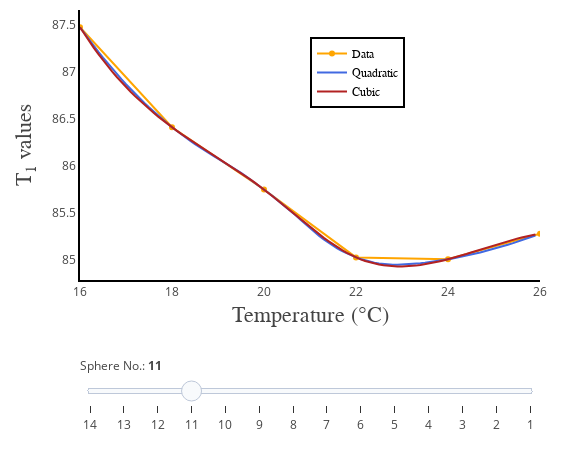

This figure's notebook cell:
### Code cell
#DATA
input_temperature = np.arange(16,26,0.1);
dataQuadratic = temperature_correction(input_temperature,42,'quadratic')
dataSpline = temperature_correction(input_temperature,42,'cubic-spline')
dataCubic = temperature_correction(input_temperature,42,'cubic')

original_temperature = np.arange(16,28,2);
original_data = temperature_correction(original_temperature,42)

sphereID = np.arange(len(dataSpline),0,-1)

# PLOTS
init_notebook_mode(connected=True)
    
data1 = [dict(
    visible = False,
    line=dict(color='orange'),
    x = original_temperature,
    y = abs(original_data[13-ii]),
    name = 'Data',
    text = 'Data)',
    hoverinfo = 'x+y+text') for ii in range(len(sphereID))]

data1[4]['visible'] = True
    
data2 = [dict(
    visible = False,
    line=dict(color='royalblue'),
    x = input_temperature,
    y = abs(dataQuadratic[13-ii]),
    name = 'Quadratic',
    text = 'Quadratic',
    hoverinfo = 'x+y+text') for ii in range(len(sphereID))]

data2[4]['visible'] = True

data3 = [dict(
    visible = False,
    line=dict(color='firebrick'),
    x = input_temperature,
    y = abs(dataCubic[13-ii]),
    name = 'Cubic',
    text = 'Cubic)',
    hoverinfo = 'x+y+text') for ii in range(len(sphereID))]

data4 = [dict(
    visible = False,
    line=dict(color='green'),
    x = input_temperature,
    y = abs(dataCubic[13-ii]),
    name = 'Cubic',
    text = 'Cubic)',
    hoverinfo = 'x+y+text') for ii in range(len(sphereID))]

data3[4]['visible'] = True

data = data1 + data2 + data3 + data4

steps = []
for i in range(len(sphereID)):
    step = dict(
        method = 'restyle',  
        args = ['visible', [False] * len(data2)],
        label = str(np.asarray(sphereID)[i])
        )
    step['args'][1][i] = True # Toggle i'th trace to "visible"
    steps.append(step)

sliders=[
    dict(
        x = 0,
        y = -0.09,
        active = 3,
        currentvalue = {"prefix": "Sphere No.: <b>"},
        pad = {"t": 50, "b": 10},
        steps = steps)]

layout = go.Layout(
    width=580,
    height=450,
    margin=go.layout.Margin(
        l=80,
        r=40,
        b=60,
        t=10,
    ),
    annotations=[
        dict(
            x=0.5004254919715793,
            y=-0.18,
            showarrow=False,
            text='Temperature (°C)',
            font=dict(
                family='Times New Roman',
                size=22
            ),
            xref='paper',
            yref='paper'
        ),
        dict(
            x=-0.15,
            y=0.5,
            showarrow=False,
            text='T<sub>1</sub> values',
            font=dict(
                family='Times New Roman',
                size=22
            ),
            textangle=-90,
            xref='paper',
            yref='paper'
        ),
    ],
    xaxis=dict(
        autorange=False,
        range=[16, original_temperature[-1]],
        showgrid=False,
        linecolor='black',
        linewidth=2
    ),
    yaxis=dict(
        autorange=True,
        showgrid=False,
        linecolor='black',
        linewidth=2
    ),
    legend=dict(
        x=0.5,
        y=0.9,
        traceorder='normal',
        font=dict(
            family='Times New Roman',
            size=12,
            color='#000'
        ),
        bordercolor='#000000',
        borderwidth=2
    ), 
    sliders=sliders
)

fig = dict(data=data, layout=layout)

iplot(fig, filename = 'basic-line', config = config)
